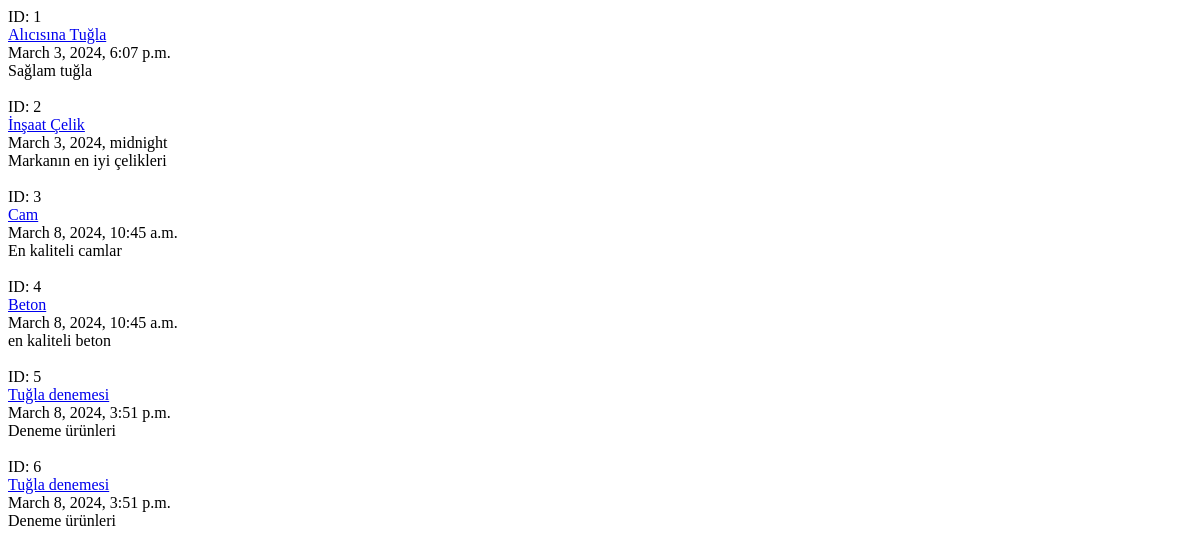
The app's page /post/index/, older data.
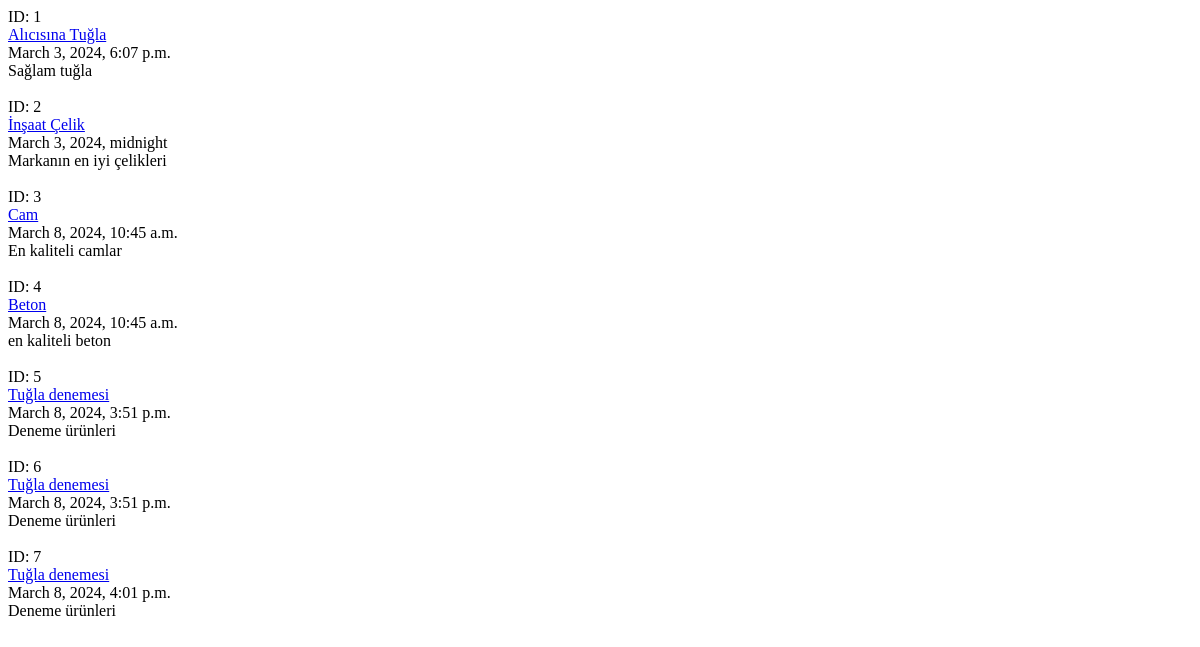
The same page, newer data.
### post/models.py (models this page shows, shortened)
class Post(models.Model):
    title = models.CharField(max_length=120, verbose_name="Başlık")
    content = models.TextField(verbose_name="İçerik")
    publishing_date = models.DateTimeField(verbose_name="Yayımlanma Tarihi", auto_now = True)

### post/views.py (the view)
# urls.py: path('index/', post_index, name = "index"),
def post_index(request):
    posts = Post.objects.all()
    return render(request, "post/index.html", {'posts': posts})

### templates/post/index.html (shortened to what this page needs)
<!DOCTYPE html>
<html lang="en">
<head>
</head>
<body>
{% for post in posts %}
    ID: {{ post.id }}<br/>
    <a href="{% url 'detail' id=post.id %}">{{ post.title }}</a><br/>
    {{ post.publishing_date }}<br/>
    {{ post.content }}<br><br>
{% endfor %}
</body>
</html>

Row changes from the older to the newer data that the page shows:
added Post: id "7", title "Tuğla denemesi", publishing_date "March 8, 2024, 4:01 p.m.", content "Deneme ürünleri"
